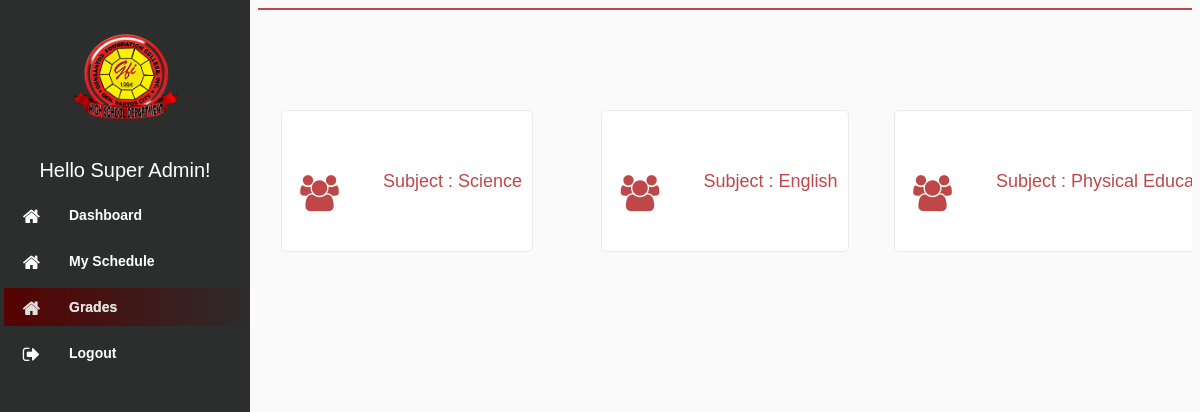
Screenshot of /modules_teacher/grade/subject.php (signed in) with the database file from the repository.
### tables this page shows
CREATE TABLE `section_subject` (
  `id` int(11) NOT NULL,
  `subject` varchar(100) NOT NULL,
  `section` varchar(100) NOT NULL,
  `teacher` varchar(100) NOT NULL,
  `quarter` varchar(100) NOT NULL,
  `school_year` varchar(100) NOT NULL
);

CREATE TABLE `subject` (
  `id` int(11) NOT NULL,
  `code` varchar(100) NOT NULL,
  `grade_level` varchar(100) NOT NULL,
  `name` varchar(100) NOT NULL,
  `details` varchar(100) NOT NULL,
  `teacher_id` varchar(100) NOT NULL,
  `del_status` varchar(100) NOT NULL
);

### modules_teacher/grade/subject.php (the view, shortened to what this page needs)
<?php $page = 'Grades';?>
<!DOCTYPE html>
<html lang="en">
<head>
    <link rel="stylesheet" type="text/css" href="../../assets/css/font-awesome-4.7.0/css/menu.css">
    <link rel="stylesheet" type="text/css" href="../../assets/css/font-awesome-4.7.0/css/style.css">
    <link rel="stylesheet" type="text/css" href="../../assets/css/font-awesome-4.7.0/css/font-awesome.min.css">
</head>
<body>
<?php include "../../navbar_teacher.php"; ?>
<?php
$section_id = isset($_GET['section_id']) ? intval($_GET['section_id']) : 0;
$query = "SELECT ss.subject AS subject_id, ss.section AS section_id, ss.teacher AS teacher_id, sub.name AS subject_name
    FROM section_subject ss
	JOIN subject sub ON ss.subject = sub.id
    WHERE ss.teacher = '1' AND ss.section = 1
";
$section = "SELECT * FROM section WHERE id = $section_id";
include "../../db_conn.php";
$squery = mysqli_query($conn,$query);
$secquery = mysqli_query($conn,$section);
?>
<div class="content">
    <div class="header"><?php while ($row = mysqli_fetch_array($secquery)): ?>
        <h1><?php if ($page) {echo $page;} ?> - <?= $row['name'] ?> <?= $row['grade_level'] ?></h1>
        <?php endwhile; ?>
    </div>
    <div  class="row g-3">
    <div class="grid-container-dashboard">
            <?php while ($row = mysqli_fetch_array($squery)): ?>
                <a href="./section.php?section_id=<?= $row['section_id'] ?>&subject_id=<?= $row['subject_id'] ?>" class="schedule" style="width: max-content;">
                    <div class="box-icon"><i class="fa fa-users"></i></div> Subject : <?= $row['subject_name'] ?>
                </a>
            <?php endwhile; ?>
        </div>
    </div>
</div>
</body>
</html>

### rows the page displays
section_subject: subject.name "Science"
section_subject: subject.name "English"
section_subject: subject.name "Physical…"

### other values shown
$name "Super Admin"
